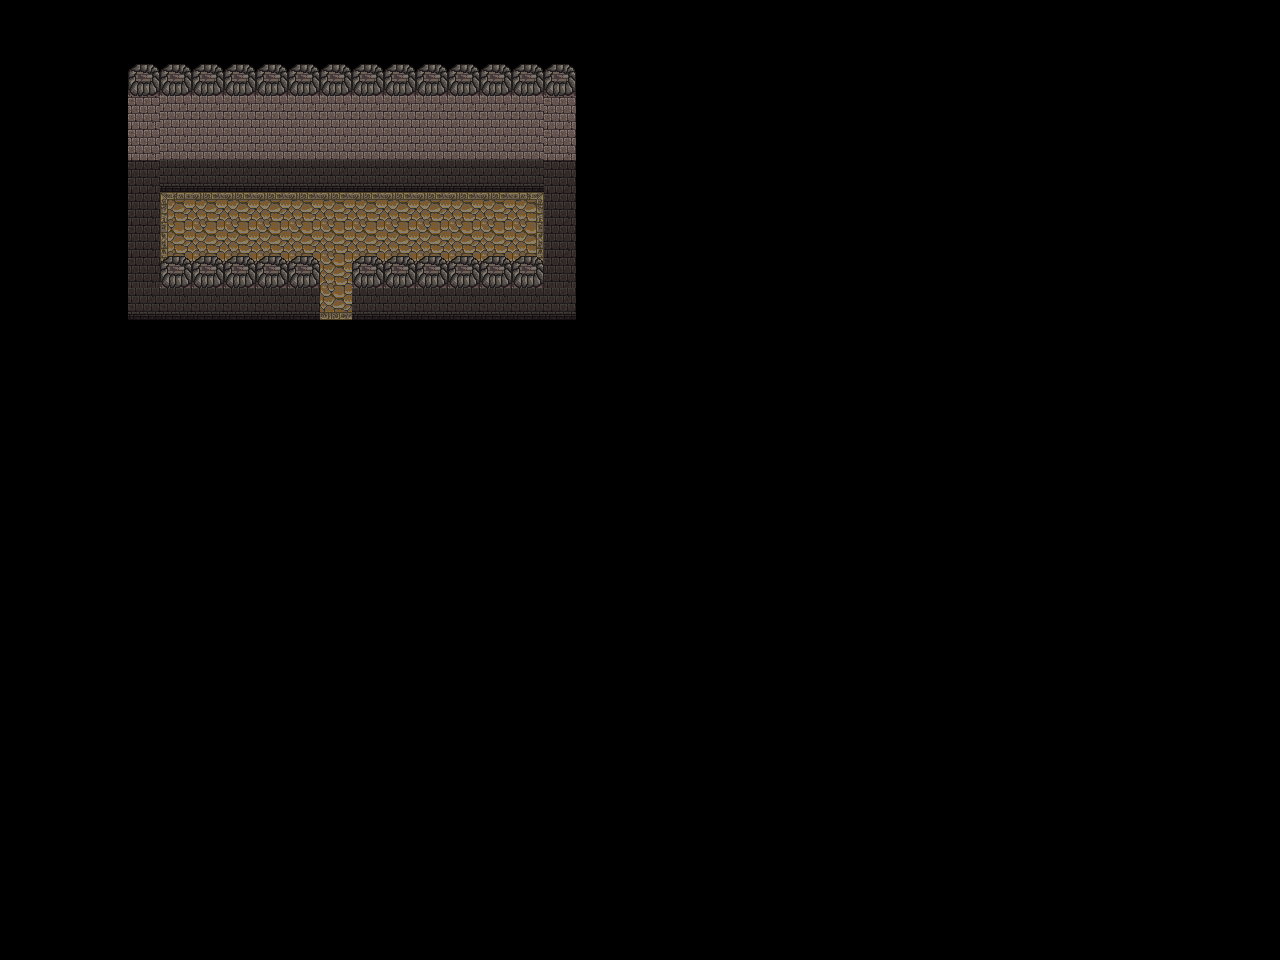

The image is a tile-based game level rendered from a .tmx file. Its description and source (layers, tilesets, objects; grid data summarised) follow:
An orthogonal 40x30 tile map with 32x32 px tiles, 7 tile layers (floor1, wall1, decoration1, floor2, ...), 4 tilesets and 6 objects (2x shelf, playerspawn, warptarget, warp, Sign).

<map version="1.0" orientation="orthogonal" width="40" height="30" tilewidth="32" tileheight="32">
 <tileset firstgid="1" source="castle.tsx" />
 <tileset firstgid="257" source="terrain_atlas.tsx" />
 <tileset firstgid="1281" source="collisions.tsx" />
 <tileset firstgid="2305" name="base_out_atlas" tilewidth="32" tileheight="32">
  <image source="../art/tiles/base_out_atlas.png" width="1024" height="1024" />
 </tileset>
 <layer name="floor1" width="40" height="30">
  <data>[1200 cells, 98 non-empty, 11 distinct tile ids]</data>
 </layer>
 <layer name="wall1" width="40" height="30">
  <data>[1200 cells, 0 non-empty, 0 distinct tile ids]</data>
 </layer>
 <layer name="decoration1" width="40" height="30">
  <data>[1200 cells, 0 non-empty, 0 distinct tile ids]</data>
 </layer>
 <layer name="floor2" width="40" height="30">
  <data>[1200 cells, 0 non-empty, 0 distinct tile ids]</data>
 </layer>
 <layer name="wall2" width="40" height="30">
  <data>[1200 cells, 50 non-empty, 3 distinct tile ids]</data>
 </layer>
 <layer name="decoration2" width="40" height="30">
  <data>[1200 cells, 0 non-empty, 0 distinct tile ids]</data>
 </layer>
 <layer name="COLLISIONS" width="40" height="30">
  <data>[1200 cells, 34 non-empty, 2 distinct tile ids]</data>
 </layer>
 <objectgroup name="regions" width="40" height="30">
  <object name="playerspawn" x="288" y="224" width="32" height="32" />
 </objectgroup>
 <objectgroup name="transitions" width="40" height="30">
  <object type="warptarget" x="336" y="301" width="15" height="13">
   <properties>
    <property name="destination" value="A" />
   </properties>
  </object>
  <object type="warp" x="320" y="320" width="32" height="32">
   <properties>
    <property name="warp" value="room1_B" />
   </properties>
  </object>
 </objectgroup>
 <objectgroup name="chests" width="40" height="30">
  <object name="shelf" x="192" y="448" width="32" height="32">
   <properties>
    <property name="chest" value="Study of Emeralds" />
   </properties>
  </object>
  <object name="shelf" x="288" y="480" width="32" height="32">
   <properties>
    <property name="chest" value="Dark Days" />
   </properties>
  </object>
  <object name="Sign" x="448" y="448" width="32" height="32">
   <properties>
    <property name="sign" value="The design must mean something to someone." />
   </properties>
  </object>
 </objectgroup>
</map>
